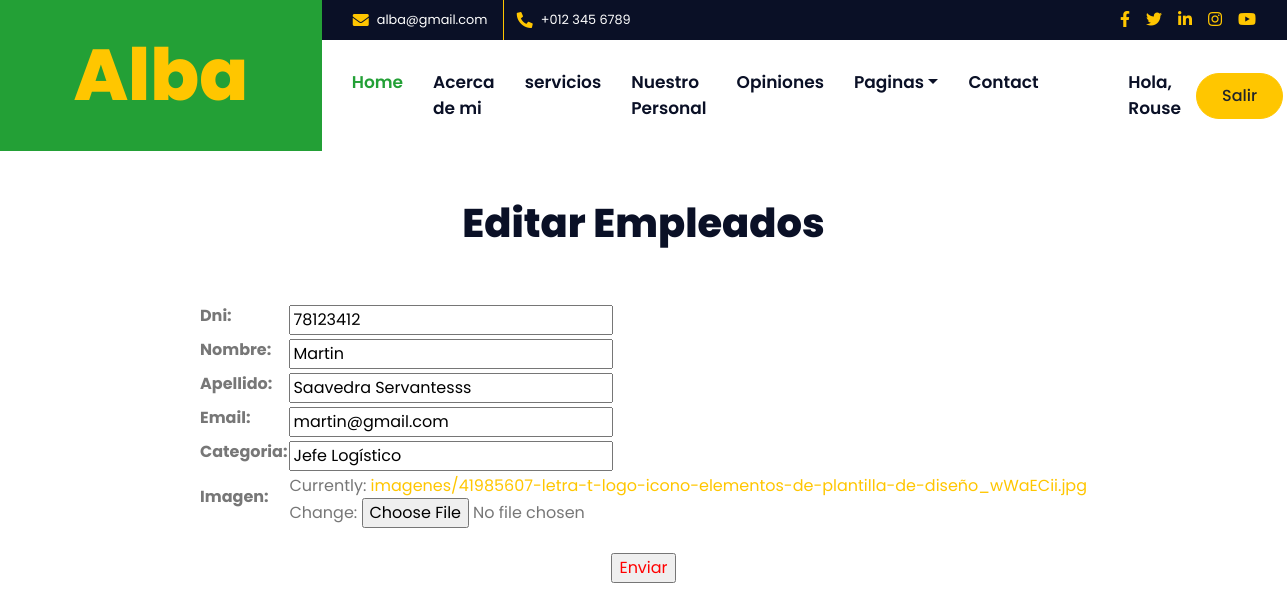
The page /AppColegio/editarEmpleados/78123412 (signed in) on the database its author committed.
### AppColegio/models.py (models this page shows)
class Empleados(models.Model):
    dni = models.IntegerField()
    nombre =models.CharField(max_length=40)
    apellido= models.CharField(max_length=40)
    email=models.EmailField()
    categoria=models.CharField(max_length=40)
    imagen=models.ImageField(upload_to = 'imagenes', null=True)

### AppColegio/views.py (the view)
# urls.py: path("editarEmpleados/<empleado_dni>", views.editarEmpleados, name="EditarEmpleados"),
@login_required
def editarEmpleados(request, empleado_dni):
    emple = Empleados.objects.get(dni=empleado_dni)
    if request.method == "POST":
        miFormulario = EmpleadoFormulario(request.POST, request.FILES)
        if miFormulario.is_valid():
            informacion = miFormulario.cleaned_data
            emple.dni = informacion['dni']
            emple.nombre = informacion['nombre']
            emple.apellido = informacion['apellido']
            emple.email = informacion['email']
            emple.categoria = informacion['categoria']
            emple.imagen = informacion['imagen']
            emple.save()
            return render(request, "AppColegio/inicio.html")
    else:
        miFormulario= EmpleadoFormulario(initial={'dni':emple.dni,'nombre':emple.nombre, 'apellido':emple.apellido,
        'email':emple.email,'categoria': emple.categoria, 'imagen': emple.imagen})
    return render(request, "AppColegio/Empleados/editarEmpleados.html",{'miFormulario':miFormulario, 'resultado':empleado_dni})

### AppColegio/forms.py
class EmpleadoFormulario(forms.ModelForm):
   class Meta:
        model = Empleados
        fields = ['dni', 'nombre', 'apellido','email','categoria','imagen']

### AppColegio/Templates/AppColegio/Empleados/editarEmpleados.html (shortened to what this page needs)
{% extends 'AppColegio/padre.html' %}
{% block colegio %}
<br><br>
<center>
<h1>Editar Empleados</h1>
<br><br>
<form action="" enctype="multipart/form-data"  method="POST"> {%csrf_token%}
    <table>
        {{miFormulario.as_table}}
    </table>
<br>
    <input type="submit", value="Enviar", style="color:red">
</form>
</center>
{% endblock %}

### AppColegio/Templates/AppColegio/padre.html (shortened to what this page needs)
<!DOCTYPE html>
<html lang="en">
<head>
    {% load static %}
    <link href="https://cdnjs.cloudflare.com/ajax/libs/font-awesome/5.10.0/css/all.min.css" rel="stylesheet">
    <link href="{% static 'AppColegio/lib/owlcarousel/assets/owl.carousel.min.css' %}" rel="stylesheet">
    <link href="{% static 'AppColegio/lib/lightbox/css/lightbox.min.css' %}" rel="stylesheet">
    <link href="{% static 'AppColegio/css/style.css' %}" rel="stylesheet">
</head>
<body>
    <div class="container-fluid">
        <div class="row">
            <div class="col-lg-3 bg-secondary d-none d-lg-block">
                <a href="" class="navbar-brand w-100 h-100 m-0 p-0 d-flex align-items-center justify-content-center">
                    <h1 class="m-0 display-3 text-primary">Alba</h1>
                </a>
            </div>
            <div class="col-lg-9">
                <div class="row bg-dark d-none d-lg-flex">
                    <div class="col-lg-7 text-left text-white">
                        <div class="h-100 d-inline-flex align-items-center border-right border-primary py-2 px-3">
                            <i class="fa fa-envelope text-primary mr-2"></i>
                            <small>alba@gmail.com</small>
                        </div>
                        <div class="h-100 d-inline-flex align-items-center py-2 px-2">
                            <i class="fa fa-phone-alt text-primary mr-2"></i>
                            <small>+012 345 6789</small>
                        </div>
                    </div>
                    <div class="col-lg-5 text-right">
                        <div class="d-inline-flex align-items-center pr-2">
                            <a class="text-primary p-2" href="">
                                <i class="fab fa-facebook-f"></i>
                            </a>
                            <a class="text-primary p-2" href="">
                                <i class="fab fa-twitter"></i>
                            </a>
                            <a class="text-primary p-2" href="">
                                <i class="fab fa-linkedin-in"></i>
                            </a>
                            <a class="text-primary p-2" href="">
                                <i class="fab fa-instagram"></i>
                            </a>
                            <a class="text-primary p-2" href="">
                                <i class="fab fa-youtube"></i>
                            </a>
                        </div>
                    </div>
                </div>
                <nav class="navbar navbar-expand-lg bg-white navbar-light p-0">
                    <div class="collapse navbar-collapse justify-content-between" id="navbarCollapse">
                        <div class="navbar-nav mr-auto py-0">
                            <a href="{% url 'Inicio' %}" class="nav-item nav-link active">Home</a>
                            <a href="{% url 'About' %}" class="nav-item nav-link">Acerca de mi</a>
                        {% for groups in request.user.groups.values_list %}
                            {% for group in groups %}
                                {% if group == 'Administradores' %}
                                <a href="{% url 'servicios' %}" class="nav-item nav-link">servicios</a>
                                {%endif%}
                            {% endfor %}
                        {% endfor %}
                            <a href="{% url 'Empleados' %}" class="nav-item nav-link">Nuestro Personal</a>
                            <a href="{% url 'comentarios' %}" class="nav-item nav-link">Opiniones</a>
                            {% if user.is_authenticated %}
                            {% for groups in request.user.groups.values_list %}
                            {% for group in groups %}
                              {% if group == 'Administradores' %}
                            <div class="nav-item dropdown">
                                <a href="#" class="nav-link dropdown-toggle" data-toggle="dropdown">Paginas</a>
                            </div>
                            {%endif%}
                            {% endfor %}
                        {% endfor %}
                            {% endif %}
                            <a href="https://wa.me/51928005268?text=Hola%20necesito%20informacion" class="nav-item nav-link">Contact</a>
                            {% if user.is_authenticated %}
                            <a class="nav-item nav-link">Hola, {{user.username}}</a>
                            {% endif %}
                        </div>
                        {% if user.is_authenticated %}
                        <a href="{% url 'Logout' %}" class="btn btn-primary mr-3 d-none d-lg-block">Salir</a>
                        {% endif %}
                    </div>
                </nav>
            </div>
        </div>
    </div>
    {% block colegio %}
    {% endblock %}
</body>
</html>

### rows shown on the page
Empleados: dni "78123412", nombre "Martin", apellido "Saavedra Servantesss", email "martin@gmail.com", categoria "Jefe Logístico"

### other values the page prints
{{ user.username }} "Rouse"
